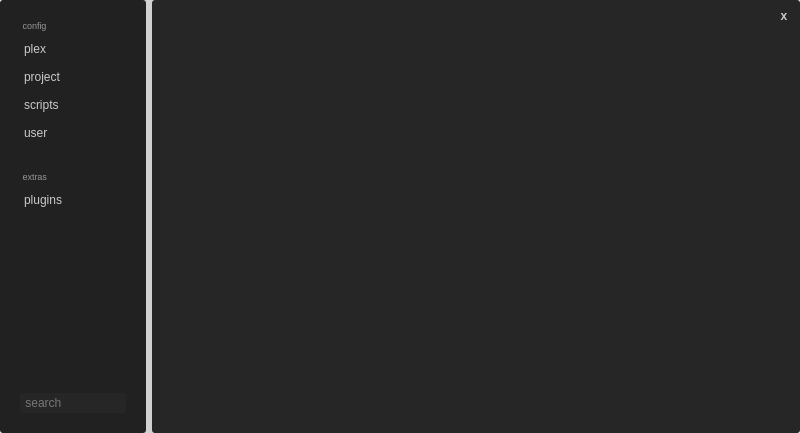
<?xml version="1.0" encoding="UTF-8"?>
<ui version="4.0">
 <class>MainWindow</class>
 <widget class="QMainWindow" name="MainWindow">
  <property name="geometry">
   <rect>
    <x>0</x>
    <y>0</y>
    <width>800</width>
    <height>433</height>
   </rect>
  </property>
  <property name="windowTitle">
   <string>MainWindow</string>
  </property>
  <property name="styleSheet">
   <string notr="true">QWidget{
	border-radius: 3px;
    color: rgb(201, 202, 204);
	background-color: rgb(38, 38, 38, 20); 
	selection-background-color: rgb(1, 79, 131);
}

QLineEdit{
	color: rgb(200, 200, 200); 
}

QListWidget::item:selected
{
   color: rgb(235, 235, 235);
   background-color: rgb(61, 120, 200);
}

QPushButton { 
	border: 2px;
    border-color: rgb(33, 33, 33);
	border-radius: 3px;
   background-color: rgb(38, 38, 38); 
}

QPushButton:hover {
	border-radius: 3px;
    color: rgb(49, 49, 49); 
	background-color: rgb(200, 184, 86); 
}

QLabel:hover {
	border-radius: 3px;
    color: rgb(49, 49, 49); 
	background-color: rgb(200, 184, 86); 
}

QToolTip { 
	border-radius: 5px;
	background-color: rgb(33, 33, 33);
	color: rgb(241, 241, 241);
	border: black solid 1px;
}

QLineEdit {
	border: 5px;
	border-color: rgb(255, 255, 255);
	selection-color: rgb(179, 179, 179);
	background-color: rgb(138, 138, 138); 
}</string>
  </property>
  <widget class="QWidget" name="centralwidget">
   <layout class="QHBoxLayout" name="horizontalLayout_4" stretch="0">
    <property name="leftMargin">
     <number>0</number>
    </property>
    <property name="topMargin">
     <number>0</number>
    </property>
    <property name="rightMargin">
     <number>0</number>
    </property>
    <property name="bottomMargin">
     <number>0</number>
    </property>
    <item>
     <layout class="QHBoxLayout" name="horizontalLayout" stretch="0,1">
      <property name="spacing">
       <number>6</number>
      </property>
      <property name="topMargin">
       <number>0</number>
      </property>
      <property name="rightMargin">
       <number>0</number>
      </property>
      <item>
       <widget class="QWidget" name="wgMenu" native="true">
        <property name="minimumSize">
         <size>
          <width>130</width>
          <height>20</height>
         </size>
        </property>
        <property name="layoutDirection">
         <enum>Qt::LeftToRight</enum>
        </property>
        <property name="styleSheet">
         <string notr="true">QWidget{
    background-color: rgb(33, 33, 33); 
}

QPushButton {
	text-align:left;
	padding-left: 4px;
}

QPushButton:hover {
	border-radius: 3px;
    color: rgb(49, 49, 49); 
	background-color: rgb(200, 184, 86); 
	text-align:left;
	padding-left: 4px;
}
</string>
        </property>
        <layout class="QVBoxLayout" name="verticalLayout">
         <property name="spacing">
          <number>28</number>
         </property>
         <property name="leftMargin">
          <number>20</number>
         </property>
         <property name="topMargin">
          <number>20</number>
         </property>
         <property name="rightMargin">
          <number>20</number>
         </property>
         <property name="bottomMargin">
          <number>20</number>
         </property>
         <item>
          <layout class="QVBoxLayout" name="verticalLayout_3">
           <property name="spacing">
            <number>8</number>
           </property>
           <property name="topMargin">
            <number>0</number>
           </property>
           <item>
            <widget class="QLabel" name="label">
             <property name="enabled">
              <bool>false</bool>
             </property>
             <property name="font">
              <font>
               <pointsize>7</pointsize>
              </font>
             </property>
             <property name="styleSheet">
              <string notr="true"> color: rgb(150, 150, 150);</string>
             </property>
             <property name="text">
              <string> config</string>
             </property>
            </widget>
           </item>
           <item>
            <widget class="QPushButton" name="btnPlex">
             <property name="minimumSize">
              <size>
               <width>0</width>
               <height>20</height>
              </size>
             </property>
             <property name="font">
              <font>
               <pointsize>9</pointsize>
              </font>
             </property>
             <property name="layoutDirection">
              <enum>Qt::LeftToRight</enum>
             </property>
             <property name="text">
              <string>plex</string>
             </property>
             <property name="shortcut">
              <string>1</string>
             </property>
             <property name="flat">
              <bool>false</bool>
             </property>
            </widget>
           </item>
           <item>
            <widget class="QPushButton" name="btnProject">
             <property name="minimumSize">
              <size>
               <width>0</width>
               <height>20</height>
              </size>
             </property>
             <property name="font">
              <font>
               <pointsize>9</pointsize>
              </font>
             </property>
             <property name="text">
              <string>project</string>
             </property>
             <property name="shortcut">
              <string>2</string>
             </property>
            </widget>
           </item>
           <item>
            <widget class="QPushButton" name="btnScripts">
             <property name="minimumSize">
              <size>
               <width>0</width>
               <height>20</height>
              </size>
             </property>
             <property name="font">
              <font>
               <pointsize>9</pointsize>
              </font>
             </property>
             <property name="text">
              <string>scripts</string>
             </property>
             <property name="shortcut">
              <string>3</string>
             </property>
            </widget>
           </item>
           <item>
            <widget class="QPushButton" name="btnUser">
             <property name="minimumSize">
              <size>
               <width>0</width>
               <height>20</height>
              </size>
             </property>
             <property name="font">
              <font>
               <pointsize>9</pointsize>
              </font>
             </property>
             <property name="text">
              <string>user</string>
             </property>
             <property name="shortcut">
              <string>4</string>
             </property>
            </widget>
           </item>
          </layout>
         </item>
         <item>
          <layout class="QVBoxLayout" name="verticalLayout_4">
           <property name="spacing">
            <number>8</number>
           </property>
           <property name="bottomMargin">
            <number>0</number>
           </property>
           <item>
            <widget class="QLabel" name="label_6">
             <property name="enabled">
              <bool>false</bool>
             </property>
             <property name="font">
              <font>
               <pointsize>7</pointsize>
              </font>
             </property>
             <property name="styleSheet">
              <string notr="true"> color: rgb(150, 150, 150);</string>
             </property>
             <property name="text">
              <string> extras</string>
             </property>
            </widget>
           </item>
           <item>
            <widget class="QPushButton" name="btnPlugins">
             <property name="minimumSize">
              <size>
               <width>0</width>
               <height>20</height>
              </size>
             </property>
             <property name="font">
              <font>
               <pointsize>9</pointsize>
              </font>
             </property>
             <property name="text">
              <string>plugins</string>
             </property>
             <property name="shortcut">
              <string>5</string>
             </property>
            </widget>
           </item>
          </layout>
         </item>
         <item>
          <spacer name="verticalSpacer">
           <property name="orientation">
            <enum>Qt::Vertical</enum>
           </property>
           <property name="sizeHint" stdset="0">
            <size>
             <width>20</width>
             <height>40</height>
            </size>
           </property>
          </spacer>
         </item>
         <item>
          <widget class="QLineEdit" name="edtSearch">
           <property name="minimumSize">
            <size>
             <width>100</width>
             <height>20</height>
            </size>
           </property>
           <property name="styleSheet">
            <string notr="true">background-color: rgb(38, 38, 38);
border-radius: 3px;
selection-background-color: rgb(50, 50, 50);

</string>
           </property>
           <property name="placeholderText">
            <string> search</string>
           </property>
          </widget>
         </item>
        </layout>
       </widget>
      </item>
      <item>
       <widget class="QWidget" name="wgContent" native="true">
        <property name="styleSheet">
         <string notr="true">QWidget{
	background-color: rgb(38, 38, 38); 
}

QPushButton:hover {
	border-radius: 3px;
    color: rgb(49, 49, 49); 
	background-color: rgb(200, 184, 86); 
}</string>
        </property>
        <layout class="QVBoxLayout" name="verticalLayout_6" stretch="0,1">
         <property name="topMargin">
          <number>0</number>
         </property>
         <property name="rightMargin">
          <number>0</number>
         </property>
         <item>
          <layout class="QHBoxLayout" name="horizontalLayout_3">
           <property name="topMargin">
            <number>6</number>
           </property>
           <property name="rightMargin">
            <number>6</number>
           </property>
           <item>
            <spacer name="horizontalSpacer">
             <property name="orientation">
              <enum>Qt::Horizontal</enum>
             </property>
             <property name="sizeHint" stdset="0">
              <size>
               <width>40</width>
               <height>20</height>
              </size>
             </property>
            </spacer>
           </item>
           <item>
            <widget class="QPushButton" name="btnCancel">
             <property name="minimumSize">
              <size>
               <width>20</width>
               <height>20</height>
              </size>
             </property>
             <property name="font">
              <font>
               <weight>75</weight>
               <bold>true</bold>
              </font>
             </property>
             <property name="text">
              <string>x</string>
             </property>
             <property name="iconSize">
              <size>
               <width>20</width>
               <height>20</height>
              </size>
             </property>
             <property name="shortcut">
              <string>Esc</string>
             </property>
             <property name="flat">
              <bool>false</bool>
             </property>
            </widget>
           </item>
          </layout>
         </item>
         <item>
          <layout class="QVBoxLayout" name="verticalLayout_7">
           <item>
            <spacer name="verticalSpacer_2">
             <property name="orientation">
              <enum>Qt::Vertical</enum>
             </property>
             <property name="sizeHint" stdset="0">
              <size>
               <width>20</width>
               <height>40</height>
              </size>
             </property>
            </spacer>
           </item>
          </layout>
         </item>
        </layout>
       </widget>
      </item>
     </layout>
    </item>
   </layout>
  </widget>
 </widget>
 <resources>
  <include location="../../img/img.qrc"/>
 </resources>
 <connections/>
</ui>
